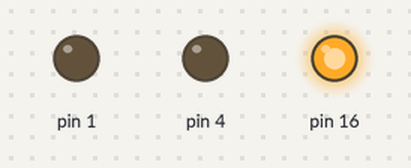
Bench run of a sketch on a simulated Arduino Uno, built with avr-gcc and run on an emulated ATmega328P. Shown: output pins drawn as LEDs (lit = HIGH).

Above: at 0.1 s.
At 2.1 s:
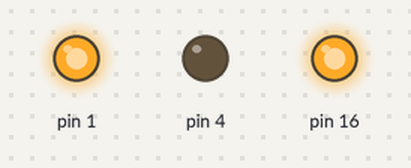
At 9.1 s:
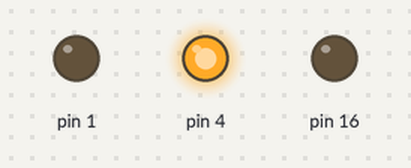
At 18.1 s:
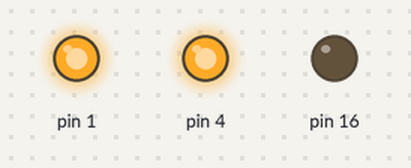
At 24.1 s:
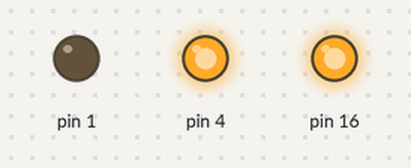
At 38.1 s:
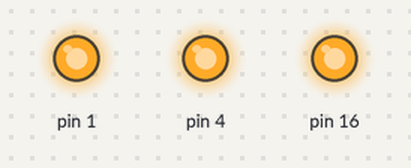
Timing chart, 0 to 39.6 s (numbered marks = the images above):
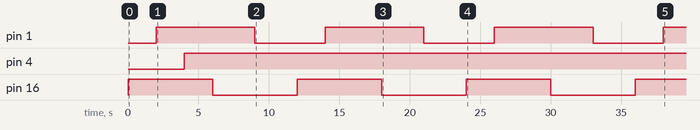

The sketch:

led_kelap_kelip.ino
```cpp
void setup() {
  pinMode (16,OUTPUT);
  pinMode (1,OUTPUT);
  pinMode (4,OUTPUT);

}

void loop() {
  digitalWrite (16,HIGH);
  delay(2000);
  digitalWrite (1,HIGH);
  delay(2000);
  digitalWrite (4,HIGH);
  delay(2000);
  digitalWrite (16,LOW);
  delay(3000);
  digitalWrite (1,LOW);
  delay(3000);
}
```

Measured:
- by itself, pin 1: alternates HIGH for 7.0 s and LOW for 5.0 s
- by itself, pin 4: LOW → HIGH at 4.0 s
- by itself, pin 16: alternates HIGH for 6.0 s and LOW for 6.0 s
